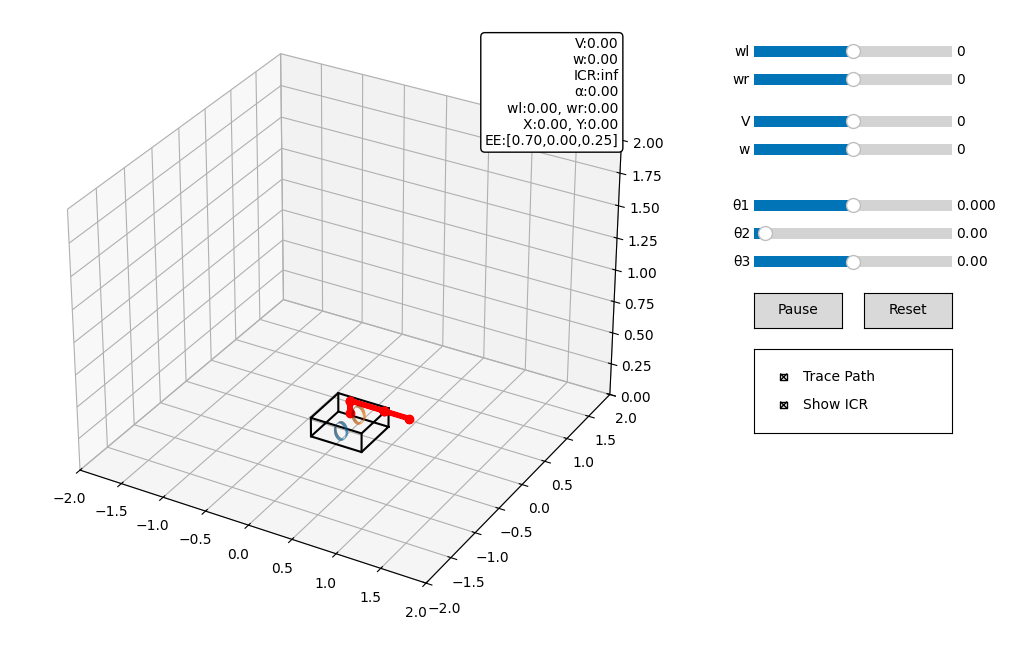

Here is the Python script that generated this plot:
import numpy as np
import matplotlib.pyplot as plt
from matplotlib.widgets import Slider, Button, CheckButtons
from mpl_toolkits.mplot3d import Axes3D

# ---------------------------
# Parameters
# ---------------------------
Lm1, Lm2, Lm3 = 0.1, 0.4, 0.3
L = 0.36
r = 0.07
Ts = 0.05

body_len = 0.6
body_wid = L + 0.2
body_h = 0.15

wheel_r = 0.07
wheel_w = 0.05

# ---------------------------
# State
# ---------------------------
X, Y, gamma = 0.0, 0.0, 0.0
wl, wr = 0.0, 0.0
V, w = 0.0, 0.0
t1 = t2 = t3 = 0.0

path_x, path_y = [X], [Y]
trace_on, show_icr = True, True
_running = {"flag": True}
sync_flag = {"lock": False}

# ---------------------------
# Kinematics
# ---------------------------
def wheels_to_Vw(wl, wr):
    Vl = r * wl
    Vr = r * wr
    return (Vr + Vl)/2, (Vr - Vl)/L

def Vw_to_wheels(V, w):
    Vr = V + 0.5 * L * w
    Vl = V - 0.5 * L * w
    return Vl/r, Vr/r

def icr(V, w):
    if abs(w) < 1e-6:
        return np.inf, np.nan, np.nan
    R = V/w
    return R, X - R*np.sin(gamma), Y + R*np.cos(gamma)

# ---------------------------
# Arm FK
# ---------------------------
def get_arm():
    p0 = np.array([0,0,0])
    p1 = np.array([0,0,Lm1])
    p2 = np.array([
        Lm2*np.cos(t2)*np.cos(t1),
        Lm2*np.cos(t2)*np.sin(t1),
        Lm1 + Lm2*np.sin(t2)
    ])
    p3 = np.array([
        (Lm2*np.cos(t2)+Lm3*np.cos(t2+t3))*np.cos(t1),
        (Lm2*np.cos(t2)+Lm3*np.cos(t2+t3))*np.sin(t1),
        Lm1 + Lm2*np.sin(t2) + Lm3*np.sin(t2+t3)
    ])
    return [p0,p1,p2,p3]

# ---------------------------
# Drawing
# ---------------------------
def rot2d(th):
    c,s=np.cos(th),np.sin(th)
    return np.array([[c,-s],[s,c]])

def draw_box():
    l,w_,h = body_len, body_wid, body_h
    x = np.array([ l/2, l/2,-l/2,-l/2, l/2])
    y = np.array([ w_/2,-w_/2,-w_/2, w_/2, w_/2])

    R = rot2d(gamma)
    pts = (R @ np.vstack((x,y))).T + [X,Y]

    # bottom + top
    ax.plot(pts[:,0],pts[:,1],0,'k')
    ax.plot(pts[:,0],pts[:,1],h,'k')

    # vertical edges 
    for i in range(4):
        ax.plot([pts[i,0],pts[i,0]],
                [pts[i,1],pts[i,1]],
                [0,h],'k')

def draw_wheel(offset_y):
    theta = np.linspace(0,2*np.pi,30)
    z = np.linspace(-wheel_w/2,wheel_w/2,10)
    theta,z = np.meshgrid(theta,z)

    # Cylinder in local frame (axis = y)
    x = wheel_r*np.cos(theta)
    y = z
    zc = wheel_r*np.sin(theta)

    # Flatten for rotation
    pts = np.vstack((x.flatten(), y.flatten()))

    # Rotate wheel orientation with robot heading
    R = rot2d(gamma)
    pts_rot = R @ pts

    x_rot = pts_rot[0].reshape(theta.shape)
    y_rot = pts_rot[1].reshape(theta.shape)

    # Rotate wheel center
    base = R @ np.array([0,offset_y]) + [X,Y]

    # Draw
    ax.plot_surface(x_rot + base[0],
                    y_rot + base[1],
                    zc + wheel_r,
                    alpha=0.9)

# ---------------------------
# Scene
# ---------------------------
def update_scene():
    ax.cla()
    ax.set_xlim(X-2,X+2)
    ax.set_ylim(Y-2,Y+2)
    ax.set_zlim(0,2)

    draw_box()
    draw_wheel(-L/2)
    draw_wheel( L/2)

    if trace_on:
        ax.plot(path_x,path_y,0,'g--')

    R_icr,x_icr,y_icr = icr(V,w)
    if show_icr and np.isfinite(R_icr):
        ax.scatter(x_icr,y_icr,0,c='r',marker='x')

    # Arm
    Rz = np.array([
        [np.cos(gamma),-np.sin(gamma),0],
        [np.sin(gamma), np.cos(gamma),0],
        [0,0,1]
    ])

    base = np.array([X,Y,body_h])
    joints = [(Rz @ p)+base for p in get_arm()]

    for i in range(3):
        ax.plot([joints[i][0],joints[i+1][0]],
                [joints[i][1],joints[i+1][1]],
                [joints[i][2],joints[i+1][2]],
                'r',lw=4,marker='o')

    ee=joints[-1]

    info = (
        f"V:{V:.2f}\n"
        f"w:{w:.2f}\n"
        f"ICR:{R_icr:.2f}\n"
        f"α:{gamma:.2f}\n"
        f"wl:{wl:.2f}, wr:{wr:.2f}\n"
        f"X:{X:.2f}, Y:{Y:.2f}\n"
        f"EE:[{ee[0]:.2f},{ee[1]:.2f},{ee[2]:.2f}]"
    )

    ax.text2D(0.95,0.95,info,transform=ax.transAxes,
              ha='right',va='top',
              bbox=dict(boxstyle="round",fc="white"))

# ---------------------------
# Simulation
# ---------------------------
def step():
    global X,Y,gamma,V,w

    if not _running["flag"]:
        return

    V,w = wheels_to_Vw(wl,wr)

    gamma += w*Ts
    X += V*Ts*np.cos(gamma)
    Y += V*Ts*np.sin(gamma)

    if trace_on:
        path_x.append(X)
        path_y.append(Y)

    update_scene()
    fig.canvas.draw_idle()

# ---------------------------
# UI
# ---------------------------
fig = plt.figure(figsize=(11,7))
ax = fig.add_axes([0.05,0.08,0.65,0.88],projection='3d')

axcolor="lightgoldenrodyellow"

s_wl=Slider(fig.add_axes([0.75,0.88,0.18,0.03],facecolor=axcolor),"wl",-10,10,valinit=0)
s_wr=Slider(fig.add_axes([0.75,0.84,0.18,0.03],facecolor=axcolor),"wr",-10,10,valinit=0)

s_V=Slider(fig.add_axes([0.75,0.78,0.18,0.03],facecolor=axcolor),"V",-2,2,valinit=0)
s_w=Slider(fig.add_axes([0.75,0.74,0.18,0.03],facecolor=axcolor),"w",-5,5,valinit=0)

s_t1=Slider(fig.add_axes([0.75,0.66,0.18,0.03],facecolor=axcolor),"θ1",-np.pi,np.pi,valinit=0)
s_t2=Slider(fig.add_axes([0.75,0.62,0.18,0.03],facecolor=axcolor),"θ2",-0.2,3.34,valinit=0)
s_t3=Slider(fig.add_axes([0.75,0.58,0.18,0.03],facecolor=axcolor),"θ3",-np.pi/2,np.pi/2,valinit=0)

# --- Synchronization ---
def update_from_wheels(val):
    global wl,wr,V,w
    if sync_flag["lock"]: return
    sync_flag["lock"]=True

    wl,wr = s_wl.val,s_wr.val
    V,w = wheels_to_Vw(wl,wr)

    s_V.set_val(V)
    s_w.set_val(w)

    sync_flag["lock"]=False

def update_from_body(val):
    global wl,wr,V,w
    if sync_flag["lock"]: return
    sync_flag["lock"]=True

    V,w = s_V.val,s_w.val
    wl,wr = Vw_to_wheels(V,w)

    s_wl.set_val(wl)
    s_wr.set_val(wr)

    sync_flag["lock"]=False

def update_arm(val):
    global t1,t2,t3
    t1,t2,t3 = s_t1.val,s_t2.val,s_t3.val

s_wl.on_changed(update_from_wheels)
s_wr.on_changed(update_from_wheels)
s_V.on_changed(update_from_body)
s_w.on_changed(update_from_body)
s_t1.on_changed(update_arm)
s_t2.on_changed(update_arm)
s_t3.on_changed(update_arm)

# Buttons
btn_run=Button(fig.add_axes([0.75,0.50,0.08,0.05]),"Pause")
btn_reset=Button(fig.add_axes([0.85,0.50,0.08,0.05]),"Reset")

def toggle(e):
    _running["flag"]=not _running["flag"]
    btn_run.label.set_text("Pause" if _running["flag"] else "Play")

def reset(e):
    global X,Y,gamma,path_x,path_y
    X,Y,gamma=0,0,0
    path_x,path_y=[X],[Y]

btn_run.on_clicked(toggle)
btn_reset.on_clicked(reset)

chk=CheckButtons(fig.add_axes([0.75,0.35,0.18,0.12]),
                 ["Trace Path","Show ICR"],[True,True])

def chk_fn(label):
    global trace_on,show_icr
    if label=="Trace Path": trace_on=not trace_on
    if label=="Show ICR": show_icr=not show_icr

chk.on_clicked(chk_fn)

# Timer
timer=fig.canvas.new_timer(interval=int(Ts*1000))
timer.add_callback(step)
timer.start()

update_scene()
plt.show()
